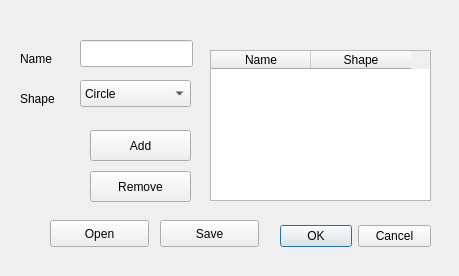
<?xml version="1.0" encoding="UTF-8"?>
<ui version="4.0">
 <class>type_config</class>
 <widget class="QDialog" name="type_config">
  <property name="geometry">
   <rect>
    <x>0</x>
    <y>0</y>
    <width>459</width>
    <height>276</height>
   </rect>
  </property>
  <property name="windowTitle">
   <string>Dialog</string>
  </property>
  <widget class="QDialogButtonBox" name="buttonBox">
   <property name="geometry">
    <rect>
     <x>280</x>
     <y>220</y>
     <width>151</width>
     <height>32</height>
    </rect>
   </property>
   <property name="orientation">
    <enum>Qt::Horizontal</enum>
   </property>
   <property name="standardButtons">
    <set>QDialogButtonBox::Cancel|QDialogButtonBox::Ok</set>
   </property>
  </widget>
  <widget class="QLineEdit" name="lineEdit">
   <property name="geometry">
    <rect>
     <x>80</x>
     <y>40</y>
     <width>113</width>
     <height>27</height>
    </rect>
   </property>
  </widget>
  <widget class="QLabel" name="label">
   <property name="geometry">
    <rect>
     <x>20</x>
     <y>50</y>
     <width>67</width>
     <height>17</height>
    </rect>
   </property>
   <property name="text">
    <string>Name</string>
   </property>
  </widget>
  <widget class="QLabel" name="label_2">
   <property name="geometry">
    <rect>
     <x>20</x>
     <y>90</y>
     <width>67</width>
     <height>17</height>
    </rect>
   </property>
   <property name="text">
    <string>Shape</string>
   </property>
  </widget>
  <widget class="QPushButton" name="AddButton">
   <property name="geometry">
    <rect>
     <x>90</x>
     <y>130</y>
     <width>101</width>
     <height>31</height>
    </rect>
   </property>
   <property name="text">
    <string>Add</string>
   </property>
  </widget>
  <widget class="QTableWidget" name="tableWidget">
   <property name="geometry">
    <rect>
     <x>210</x>
     <y>50</y>
     <width>221</width>
     <height>151</height>
    </rect>
   </property>
   <column>
    <property name="text">
     <string>Name</string>
    </property>
   </column>
   <column>
    <property name="text">
     <string>Shape</string>
    </property>
   </column>
  </widget>
  <widget class="QComboBox" name="comboBox">
   <property name="geometry">
    <rect>
     <x>80</x>
     <y>80</y>
     <width>111</width>
     <height>27</height>
    </rect>
   </property>
   <item>
    <property name="text">
     <string>Circle</string>
    </property>
   </item>
   <item>
    <property name="text">
     <string>Rectangle</string>
    </property>
   </item>
  </widget>
  <widget class="QPushButton" name="RemoveButton">
   <property name="geometry">
    <rect>
     <x>90</x>
     <y>171</y>
     <width>101</width>
     <height>31</height>
    </rect>
   </property>
   <property name="text">
    <string>Remove</string>
   </property>
  </widget>
  <widget class="QPushButton" name="SaveButton">
   <property name="geometry">
    <rect>
     <x>160</x>
     <y>220</y>
     <width>99</width>
     <height>27</height>
    </rect>
   </property>
   <property name="text">
    <string>Save</string>
   </property>
  </widget>
  <widget class="QPushButton" name="OpenButton">
   <property name="geometry">
    <rect>
     <x>50</x>
     <y>220</y>
     <width>99</width>
     <height>27</height>
    </rect>
   </property>
   <property name="text">
    <string>Open</string>
   </property>
  </widget>
 </widget>
 <resources/>
 <connections>
  <connection>
   <sender>buttonBox</sender>
   <signal>rejected()</signal>
   <receiver>type_config</receiver>
   <slot>reject()</slot>
   <hints>
    <hint type="sourcelabel">
     <x>436</x>
     <y>380</y>
    </hint>
    <hint type="destinationlabel">
     <x>286</x>
     <y>243</y>
    </hint>
   </hints>
  </connection>
  <connection>
   <sender>buttonBox</sender>
   <signal>accepted()</signal>
   <receiver>type_config</receiver>
   <slot>accept()</slot>
   <hints>
    <hint type="sourcelabel">
     <x>368</x>
     <y>374</y>
    </hint>
    <hint type="destinationlabel">
     <x>157</x>
     <y>243</y>
    </hint>
   </hints>
  </connection>
 </connections>
</ui>
